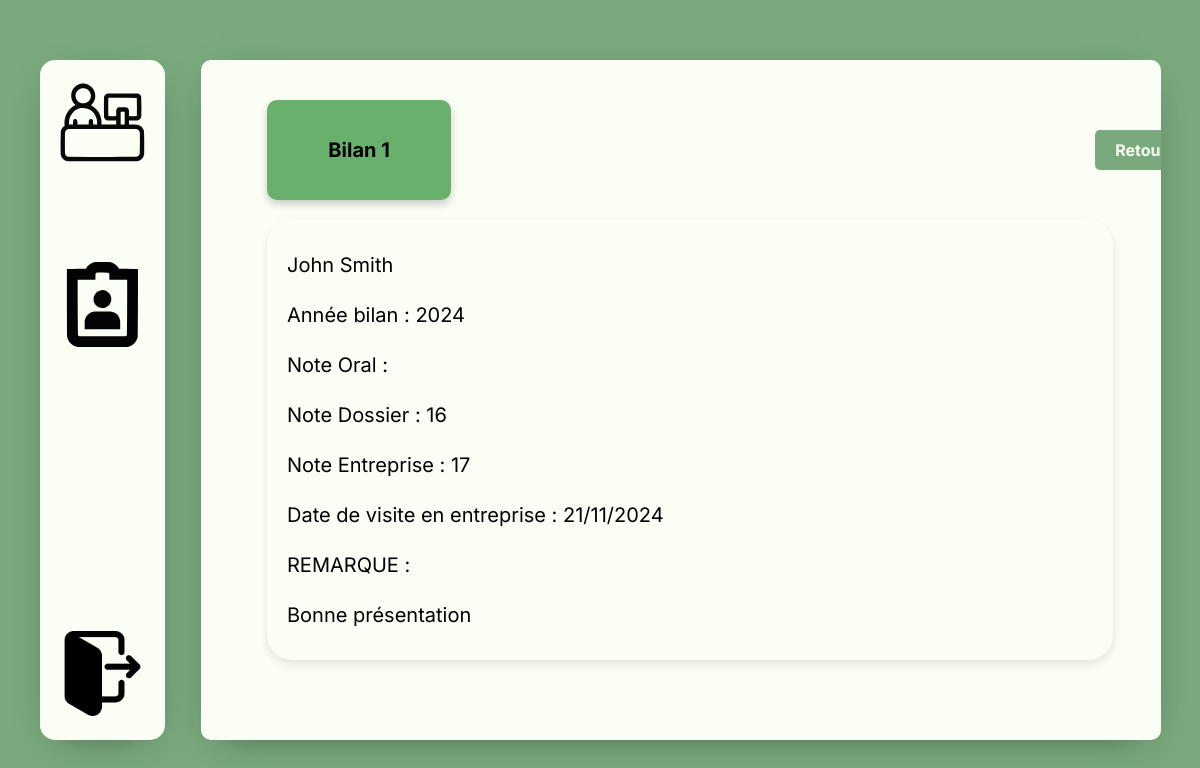
Page /MVC/Controller/EtudiantController.php?action=detailBilan1&id=7 (signed in) on the committed database.
### tables this page shows
CREATE TABLE Etudiant (
    etu_id INT AUTO_INCREMENT,
    etu_nom VARCHAR(50) NOT NULL,
    etu_pre VARCHAR(50) NOT NULL,
    etu_mdp VARCHAR(50) NOT NULL,
    etu_tel VARCHAR(10) NOT NULL,
    etu_email VARCHAR(100) NOT NULL,
    etu_adr VARCHAR(100) NOT NULL,
    etu_cp VARCHAR(100) NOT NULL,
    etu_ville VARCHAR(100) NOT NULL,
    spe_id INT,
    classe_id INT,
    tut_id INT,
    ent_id INT,
    maitre_appr_id INT,
    FOREIGN KEY (maitre_appr_id) REFERENCES MaitreApprentissage(maitre_appr_id),
    FOREIGN KEY (spe_id) REFERENCES Specialite(spe_id),
    FOREIGN KEY (classe_id) REFERENCES Classe(classe_id),
    FOREIGN KEY (tut_id) REFERENCES Tuteur(tut_id),
    FOREIGN KEY (ent_id) REFERENCES Entreprise(ent_id),
    CONSTRAINT etudiant_pk PRIMARY KEY(etu_id)
);

CREATE TABLE Bilan1 (
    bil1_id INT AUTO_INCREMENT,
    bil1_date_visite_ent DATE,
    bil1_note_entreprise FLOAT,
    bil1_note_dossier FLOAT,
    bil1_note_oral FLOAT,
    bil1_remarques VARCHAR(1000),
    etu_id INT NOT NULL,
    FOREIGN KEY (etu_id) REFERENCES Etudiant(etu_id),
    CONSTRAINT bilan1_pk PRIMARY KEY(bil1_id)
);

### MVC/DAO/DAO.php (called while the page is built, shortened)
<?php
abstract class DAO {
public function __construct(PDO $connect) {
$this->bdd = $connect;
}
}
?>

### MVC/DAO/Bilan1DAO.php (called while the page is built, shortened)
<?php
require_once 'EtduiantDAO.php';
require_once 'DAO.php';
class Bilan1DAO extends DAO
{
    public function find(int $id): object
    {
        $result = null;
        $query = "SELECT * FROM Bilan1 WHERE bil1_id = :bil1_id";
        $stmt = $this->bdd->prepare($query);
        $r = $stmt->execute([
            "bil1_id" => $id
        ]);
        if ($r !== false) {
            $row = ($tmp = $stmt->fetch(PDO::FETCH_ASSOC)) ? $tmp : null;
            if (!is_null($row)) {
                $etudiant = null;
                if (isset($row['etu_id'])) {
                    $etudiantmodel = new EtduiantDAO($this->bdd);
                    $etudiant = $etudiantmodel->find($row['etu_id']);
                }
                $date = $row['bil1_date_visite_ent'] != null ? new DateTime($row['bil1_date_visite_ent']) : null;
                $result = new Bilan1($row['bil1_note_entreprise'],$date,$row['bil1_id'],$row['bil1_remarques'],$row['bil1_note_dossier'],$row['bil1_note_oral'],$etudiant);
            }
        }
        return $result;
    }
}

### MVC/DAO/EtduiantDAO.php (called while the page is built, shortened)
<?php
require_once 'DAO.php';
class EtduiantDAO extends DAO
{
    public function find(int $id): object
    {
        $bil1DAO = new Bilan1DAO($this->bdd);
        $bil2DAO = new Bilan2DAO($this->bdd);
        $result = null;
        $query = "SELECT * FROM Etudiant WHERE etu_id = :etu_id";
        $stmt = $this->bdd->prepare($query);
        $r = $stmt->execute([
            "etu_id" => $id
        ]);
        if ($r !== false) {
            $row = ($tmp = $stmt->fetch(PDO::FETCH_ASSOC)) ? $tmp : null;
            if (!is_null($row)) {
                $tuteur = null;
                if (isset($row['tut_id'])) {
                    $tuteurModel = new TuteurDAO($this->bdd);
                    $tuteur = $tuteurModel->find($row['tut_id']);
                }else{
                    $tuteur = null;
                }
                $entreprise = null;
                if (isset($row['ent_id'])) {
                    $entrepriseModel = new EntrepriseDAO($this->bdd);
                    $entreprise = $entrepriseModel->find($row['ent_id']);
                }
                else{
                    $entreprise = null;
                }
                $specialite = null;
                if (isset($row['spe_id'])) {
                    $specialiteModel = new SpecialiteDAO($this->bdd);
                    $specialite = $specialiteModel->find($row['spe_id']);
                }
                else{
                    $specialite = null;
                }
                $classe = null;
                if (isset($row['classe_id'])) {
                    $classeModel = new ClasseDAO($this->bdd);
                    $classe = $classeModel->find($row['classe_id']);
                }
                else{
                    $classe = null;
                }
                $maitreappre = null;
                if (isset($row['maitre_appr_id'])) {
                    $maitreappreModel = new MaitreApprentissageDAO($this->bdd);
                    $maitreappre = $maitreappreModel->find($row['maitre_appr_id']);
                }
                else{
                    $maitreappre = null;
                }
                $res = new Etudiant($tuteur,$specialite,$classe,$maitreappre,$entreprise,$row['etu_id'],$row['etu_nom'],$row['etu_pre'],$row['etu_email'],$row['etu_mdp'],$row['etu_tel'],$row['etu_adr'],$row['etu_ville'],$row['etu_cp']);
                $bil1 = $bil1DAO->getallBilan1ByEleve($res);
                $res->setMesBilan1($bil1);
                $bil2 = $bil2DAO->getallBilan2ByEleve($res);
                $res->setMesBilan2($bil2);
                $result = $res;
            }
        }
        return $result;
    }
}

### MVC/DAO/TuteurDAO.php (called while the page is built, shortened)
<?php
require_once 'DAO.php';
class TuteurDAO extends DAO {
    public function find(int $id): object
    {
        $result = null;
        $query = "SELECT * FROM Tuteur WHERE tut_id = :tut_id";
        $stmt = $this->bdd->prepare($query);
        $r = $stmt->execute([
            "tut_id" => $id
        ]);
        if ($r !== false) {
            $row = ($tmp = $stmt->fetch(PDO::FETCH_ASSOC)) ? $tmp : null;
            if (!is_null($row)) {
                $result = new Tuteur($row['tut_tel'],$row['tut_nb_etu_actu'], $row['tut_id'], $row['tut_nom'],$row['tut_pre'],$row['tut_email'],$row['tut_mdp']);
            }
        }
        return $result;
    }
}

### MVC/DAO/EntrepriseDAO.php (called while the page is built, shortened)
<?php
require_once 'DAO.php';
class EntrepriseDAO extends DAO
{
    public function find(int $id): object
    {
        $result = null;
        $query = "SELECT * FROM Entreprise WHERE ent_id = :ent_id";
        $stmt = $this->bdd->prepare($query);
        $r = $stmt->execute([
            "ent_id" => $id
        ]);
        if ($r !== false) {
            $row = ($tmp = $stmt->fetch(PDO::FETCH_ASSOC)) ? $tmp : null;
            if (!is_null($row)) {
                $result = new Entreprise($row['ent_id'],$row['ent_nom'], $row['ent_adr'], $row['ent_cp'], $row['ent_ville']);
            }
        }
        return $result;
    }
}

### MVC/DAO/SpecialiteDAO.php (called while the page is built, shortened)
<?php
require_once 'DAO.php';
class SpecialiteDAO extends DAO
{
    public function find(int $id): object
    {
        $result = null;
        $query = "SELECT * FROM Specialite WHERE spe_id = :spe_id";
        $stmt = $this->bdd->prepare($query);
        $r = $stmt->execute([
            "spe_id" => $id
        ]);
        if ($r !== false) {
            $row = ($tmp = $stmt->fetch(PDO::FETCH_ASSOC)) ? $tmp : null;
            if (!is_null($row)) {
                $result = new Specialite($row['spe_id'],$row['spe_nom']);
            }
        }
        return $result;
    }
}

### MVC/DAO/ClasseDAO.php (called while the page is built, shortened)
<?php
require_once 'DAO.php';
class ClasseDAO extends DAO
{
    public function find(int $id): object
    {
        $result = null;
        $query = "SELECT * FROM Classe WHERE classe_id = :classe_id";
        $stmt = $this->bdd->prepare($query);
        $r = $stmt->execute([
            "classe_id" => $id
        ]);
        if ($r !== false) {
            $row = ($tmp = $stmt->fetch(PDO::FETCH_ASSOC)) ? $tmp : null;
            if (!is_null($row)) {
                $result = new Classe($row['classe_id'], $row['classe_nom']);
            }
        }
        return $result;
    }
}

### MVC/Views/PageBilan1.php (the view, shortened to what this page needs)
<!DOCTYPE html>
<html lang="fr">
<head>
    <link rel="stylesheet" href="../Style/Style.css">
    <link rel="stylesheet" href="../Style/reset.css">
</head>
<body>
<div class="MainContainer">
    <div class="BilanPageConsultation">
        <div class="BilanConsultation">
            <?php if (!empty($bilan1)) : ?>
                <div class="PannelBilan">
                    Bilan 1
                </div>
                <?php if ($_SESSION['role'] == "administrateur") : ?>
                    <button class="boutonBack"><a
                                href="./AdministrateurController.php?action=bilanetud&id=<?php echo($bilan1->getMonEtu()->getIduti()) ?>"">Retour</a>
                    </button>
                <?php elseif ($_SESSION['role'] == "etudiant") : ?>
                    <button class="boutonBack"><a
                                href="./EtudiantController.php?action=bilan&id=<?php echo($bilan1->getMonEtu()->getIduti()) ?>"">Retour</a>
                    </button>
                <?php elseif ($_SESSION['role'] == "tuteur") : ?>
                    <button class="boutonBack"><a
                                href="./TuteurController.php?action=bilanetud&id=<?php echo($bilan1->getMonEtu()->getIduti()) ?>"">Retour</a>
                    </button>
                <?php endif; ?>
            <?php endif; ?>
        </div>
        <div class="contentBilan1">
            <?php echo($bilan1->getMonEtu()->getPrenomUti()) . " " . ($bilan1->getMonEtu()->getNomUti()) ?>
            <br>
            <?php echo "Année bilan : " . ($bilan1->getDatVisEnt()->format('Y')) ?><br>
            <?php echo "Note Oral : " . ($bilan1->getNotDosBil()) ?><br>
            <?php echo "Note Dossier : " . ($bilan1->getNotOraBil()) ?><br>
            <?php echo "Note Entreprise : " . ($bilan1->getNotEnt()) ?><br>
            <?php echo "Date de visite en entreprise : " . ($bilan1->getDatVisEnt()->format('d/m/Y')) ?><br>
            <p>REMARQUE :</p>
            <?php echo ($bilan1->getRemBil()) ?>
        </div>
    </div>
</div>
</body>
</html>

### MVC/Style/Style.css (style rules this page uses)
:root { --theme-1: #7aa97d; --theme-2: #FAFEF5; }
body { height: 100vh; display: flex; align-items: center; background: var(--theme-1); font-family: Inter; }
.MainContainer { background: var(--theme-2); display: flex; justify-content: space-between; padding: 20px 20px 20px 20px; border-radius: 10px; position: relative; height: 85%; width: 80%; margin-left: 3%; box-shadow: 0 10px 40px -20px #00000091; flex-direction: column; overflow: hidden; gap: 1%; }

### rows in the picture
etudiant: etu_pre "John", etu_nom "Smith"
bilan1: bil1_note_oral "16", bil1_note_entreprise "17", bil1_remarques "Bonne présentation"

### other values in the picture
$bilan1->getDatVisEnt()->format('Y') "2024"
$bilan1->getDatVisEnt()->format('d/m/Y') "21/11/2024"
